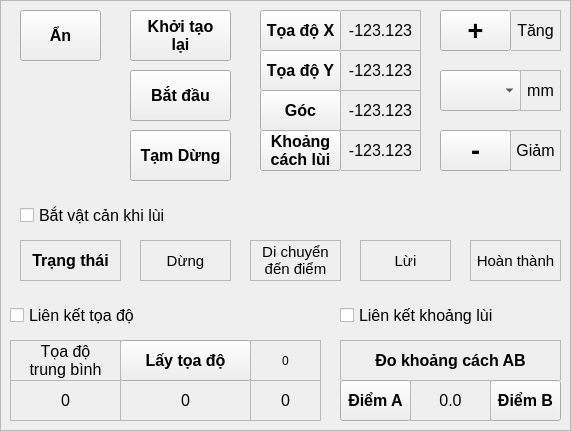
    <widget class="QFrame" name="fr_tryTarget">
     <property name="geometry">
      <rect>
       <x>320</x>
       <y>0</y>
       <width>571</width>
       <height>431</height>
      </rect>
     </property>
     <property name="autoFillBackground">
      <bool>true</bool>
     </property>
     <property name="frameShape">
      <enum>QFrame::StyledPanel</enum>
     </property>
     <property name="frameShadow">
      <enum>QFrame::Raised</enum>
     </property>
     <widget class="QLabel" name="lb_speed_2">
      <property name="geometry">
       <rect>
        <x>510</x>
        <y>10</y>
        <width>51</width>
        <height>41</height>
       </rect>
      </property>
      <property name="font">
       <font>
        <pointsize>12</pointsize>
        <weight>50</weight>
        <bold>false</bold>
       </font>
      </property>
      <property name="autoFillBackground">
       <bool>false</bool>
      </property>
      <property name="frameShape">
       <enum>QFrame::StyledPanel</enum>
      </property>
      <property name="lineWidth">
       <number>1</number>
      </property>
      <property name="midLineWidth">
       <number>0</number>
      </property>
      <property name="text">
       <string>Tăng</string>
      </property>
      <property name="scaledContents">
       <bool>false</bool>
      </property>
      <property name="alignment">
       <set>Qt::AlignCenter</set>
      </property>
      <property name="wordWrap">
       <bool>false</bool>
      </property>
      <property name="openExternalLinks">
       <bool>false</bool>
      </property>
     </widget>
     <widget class="QPushButton" name="bt_tryTarget_reset">
      <property name="geometry">
       <rect>
        <x>130</x>
        <y>10</y>
        <width>101</width>
        <height>51</height>
       </rect>
      </property>
      <property name="font">
       <font>
        <pointsize>12</pointsize>
        <weight>75</weight>
        <bold>true</bold>
       </font>
      </property>
      <property name="text">
       <string>Khởi tạo
lại</string>
      </property>
     </widget>
     <widget class="QPushButton" name="bt_tryTarget_stop">
      <property name="geometry">
       <rect>
        <x>130</x>
        <y>130</y>
        <width>101</width>
        <height>51</height>
       </rect>
      </property>
      <property name="font">
       <font>
        <pointsize>12</pointsize>
        <weight>75</weight>
        <bold>true</bold>
       </font>
      </property>
      <property name="text">
       <string>Tạm Dừng</string>
      </property>
     </widget>
     <widget class="QPushButton" name="bt_tryTarget_down">
      <property name="geometry">
       <rect>
        <x>440</x>
        <y>130</y>
        <width>71</width>
        <height>41</height>
       </rect>
      </property>
      <property name="font">
       <font>
        <family>Ubuntu</family>
        <pointsize>20</pointsize>
        <weight>75</weight>
        <bold>true</bold>
       </font>
      </property>
      <property name="focusPolicy">
       <enum>Qt::ClickFocus</enum>
      </property>
      <property name="autoFillBackground">
       <bool>true</bool>
      </property>
      <property name="text">
       <string>-</string>
      </property>
     </widget>
     <widget class="QPushButton" name="bt_tryTarget_up">
      <property name="geometry">
       <rect>
        <x>440</x>
        <y>10</y>
        <width>71</width>
        <height>41</height>
       </rect>
      </property>
      <property name="font">
       <font>
        <family>Ubuntu</family>
        <pointsize>20</pointsize>
        <weight>75</weight>
        <bold>true</bold>
       </font>
      </property>
      <property name="focusPolicy">
       <enum>Qt::ClickFocus</enum>
      </property>
      <property name="autoFillBackground">
       <bool>true</bool>
      </property>
      <property name="text">
       <string>+</string>
      </property>
     </widget>
     <widget class="QComboBox" name="cb_unit">
      <property name="geometry">
       <rect>
        <x>440</x>
        <y>70</y>
        <width>81</width>
        <height>41</height>
       </rect>
      </property>
      <property name="font">
       <font>
        <pointsize>14</pointsize>
        <stylestrategy>PreferDefault</stylestrategy>
        <kerning>false</kerning>
       </font>
      </property>
      <property name="currentText">
       <string/>
      </property>
     </widget>
     <widget class="QLabel" name="lb_speed_3">
      <property name="geometry">
       <rect>
        <x>510</x>
        <y>130</y>
        <width>51</width>
        <height>41</height>
       </rect>
      </property>
      <property name="font">
       <font>
        <pointsize>12</pointsize>
        <weight>50</weight>
        <bold>false</bold>
       </font>
      </property>
      <property name="autoFillBackground">
       <bool>false</bool>
      </property>
      <property name="frameShape">
       <enum>QFrame::StyledPanel</enum>
      </property>
      <property name="lineWidth">
       <number>1</number>
      </property>
      <property name="midLineWidth">
       <number>0</number>
      </property>
      <property name="text">
       <string>Giảm</string>
      </property>
      <property name="scaledContents">
       <bool>false</bool>
      </property>
      <property name="alignment">
       <set>Qt::AlignCenter</set>
      </property>
      <property name="wordWrap">
       <bool>false</bool>
      </property>
      <property name="openExternalLinks">
       <bool>false</bool>
      </property>
     </widget>
     <widget class="QLabel" name="lbv_unit">
      <property name="geometry">
       <rect>
        <x>520</x>
        <y>70</y>
        <width>41</width>
        <height>41</height>
       </rect>
      </property>
      <property name="font">
       <font>
        <pointsize>12</pointsize>
        <weight>50</weight>
        <bold>false</bold>
       </font>
      </property>
      <property name="autoFillBackground">
       <bool>false</bool>
      </property>
      <property name="frameShape">
       <enum>QFrame::StyledPanel</enum>
      </property>
      <property name="lineWidth">
       <number>1</number>
      </property>
      <property name="midLineWidth">
       <number>0</number>
      </property>
      <property name="text">
       <string>mm</string>
      </property>
      <property name="scaledContents">
       <bool>false</bool>
      </property>
      <property name="alignment">
       <set>Qt::AlignCenter</set>
      </property>
      <property name="wordWrap">
       <bool>false</bool>
      </property>
      <property name="openExternalLinks">
       <bool>false</bool>
      </property>
     </widget>
     <widget class="QLabel" name="lb_measureDistance">
      <property name="geometry">
       <rect>
        <x>340</x>
        <y>340</y>
        <width>221</width>
        <height>41</height>
       </rect>
      </property>
      <property name="font">
       <font>
        <pointsize>12</pointsize>
        <weight>75</weight>
        <bold>true</bold>
       </font>
      </property>
      <property name="autoFillBackground">
       <bool>false</bool>
      </property>
      <property name="frameShape">
       <enum>QFrame::StyledPanel</enum>
      </property>
      <property name="lineWidth">
       <number>1</number>
      </property>
      <property name="midLineWidth">
       <number>0</number>
      </property>
      <property name="text">
       <string>Đo khoảng cách AB</string>
      </property>
      <property name="scaledContents">
       <bool>false</bool>
      </property>
      <property name="alignment">
       <set>Qt::AlignCenter</set>
      </property>
      <property name="wordWrap">
       <bool>false</bool>
      </property>
      <property name="openExternalLinks">
       <bool>false</bool>
      </property>
     </widget>
     <widget class="QLabel" name="lbv_coorAverage_y">
      <property name="geometry">
       <rect>
        <x>120</x>
        <y>380</y>
        <width>131</width>
        <height>41</height>
       </rect>
      </property>
      <property name="font">
       <font>
        <pointsize>12</pointsize>
       </font>
      </property>
      <property name="autoFillBackground">
       <bool>false</bool>
      </property>
      <property name="frameShape">
       <enum>QFrame::StyledPanel</enum>
      </property>
      <property name="text">
       <string>0</string>
      </property>
      <property name="alignment">
       <set>Qt::AlignCenter</set>
      </property>
     </widget>
     <widget class="QPushButton" name="bt_disPointB">
      <property name="geometry">
       <rect>
        <x>490</x>
        <y>380</y>
        <width>71</width>
        <height>41</height>
       </rect>
      </property>
      <property name="font">
       <font>
        <family>Ubuntu</family>
        <pointsize>12</pointsize>
        <weight>75</weight>
        <bold>true</bold>
       </font>
      </property>
      <property name="focusPolicy">
       <enum>Qt::ClickFocus</enum>
      </property>
      <property name="autoFillBackground">
       <bool>true</bool>
      </property>
      <property name="text">
       <string>Điểm B</string>
      </property>
     </widget>
     <widget class="QPushButton" name="bt_coorAverage">
      <property name="geometry">
       <rect>
        <x>120</x>
        <y>340</y>
        <width>131</width>
        <height>41</height>
       </rect>
      </property>
      <property name="font">
       <font>
        <family>Ubuntu</family>
        <pointsize>12</pointsize>
        <weight>75</weight>
        <bold>true</bold>
       </font>
      </property>
      <property name="focusPolicy">
       <enum>Qt::ClickFocus</enum>
      </property>
      <property name="autoFillBackground">
       <bool>true</bool>
      </property>
      <property name="text">
       <string>Lấy tọa độ</string>
      </property>
     </widget>
     <widget class="QPushButton" name="bt_disPointA">
      <property name="geometry">
       <rect>
        <x>340</x>
        <y>380</y>
        <width>71</width>
        <height>41</height>
       </rect>
      </property>
      <property name="font">
       <font>
        <family>Ubuntu</family>
        <pointsize>12</pointsize>
        <weight>75</weight>
        <bold>true</bold>
       </font>
      </property>
      <property name="focusPolicy">
       <enum>Qt::ClickFocus</enum>
      </property>
      <property name="autoFillBackground">
       <bool>true</bool>
      </property>
      <property name="text">
       <string>Điểm A</string>
      </property>
     </widget>
     <widget class="QLabel" name="lbv_deltaDistance">
      <property name="geometry">
       <rect>
        <x>410</x>
        <y>380</y>
        <width>81</width>
        <height>41</height>
       </rect>
      </property>
      <property name="font">
       <font>
        <pointsize>12</pointsize>
       </font>
      </property>
      <property name="autoFillBackground">
       <bool>false</bool>
      </property>
      <property name="frameShape">
       <enum>QFrame::StyledPanel</enum>
      </property>
      <property name="text">
       <string>0.0</string>
      </property>
      <property name="alignment">
       <set>Qt::AlignCenter</set>
      </property>
     </widget>
     <widget class="QLabel" name="lbv_coorAverage_x">
      <property name="geometry">
       <rect>
        <x>10</x>
        <y>380</y>
        <width>111</width>
        <height>41</height>
       </rect>
      </property>
      <property name="font">
       <font>
        <pointsize>12</pointsize>
       </font>
      </property>
      <property name="autoFillBackground">
       <bool>false</bool>
      </property>
      <property name="frameShape">
       <enum>QFrame::StyledPanel</enum>
      </property>
      <property name="text">
       <string>0</string>
      </property>
      <property name="alignment">
       <set>Qt::AlignCenter</set>
      </property>
     </widget>
     <widget class="QLabel" name="lbv_coorAverage_r">
      <property name="geometry">
       <rect>
        <x>250</x>
        <y>380</y>
        <width>71</width>
        <height>41</height>
       </rect>
      </property>
      <property name="font">
       <font>
        <pointsize>12</pointsize>
       </font>
      </property>
      <property name="autoFillBackground">
       <bool>false</bool>
      </property>
      <property name="frameShape">
       <enum>QFrame::StyledPanel</enum>
      </property>
      <property name="text">
       <string>0</string>
      </property>
      <property name="alignment">
       <set>Qt::AlignCenter</set>
      </property>
     </widget>
     <widget class="QLabel" name="lb_coorAverage">
      <property name="geometry">
       <rect>
        <x>10</x>
        <y>340</y>
        <width>111</width>
        <height>41</height>
       </rect>
      </property>
      <property name="font">
       <font>
        <pointsize>12</pointsize>
        <weight>50</weight>
        <bold>false</bold>
       </font>
      </property>
      <property name="autoFillBackground">
       <bool>false</bool>
      </property>
      <property name="frameShape">
       <enum>QFrame::StyledPanel</enum>
      </property>
      <property name="lineWidth">
       <number>1</number>
      </property>
      <property name="midLineWidth">
       <number>0</number>
      </property>
      <property name="text">
       <string>Tọa độ
trung bình</string>
      </property>
      <property name="scaledContents">
       <bool>false</bool>
      </property>
      <property name="alignment">
       <set>Qt::AlignCenter</set>
      </property>
      <property name="wordWrap">
       <bool>false</bool>
      </property>
      <property name="openExternalLinks">
       <bool>false</bool>
      </property>
     </widget>
     <widget class="QLabel" name="lbv_coorAverage_times">
      <property name="geometry">
       <rect>
        <x>250</x>
        <y>340</y>
        <width>71</width>
        <height>41</height>
       </rect>
      </property>
      <property name="autoFillBackground">
       <bool>false</bool>
      </property>
      <property name="frameShape">
       <enum>QFrame::StyledPanel</enum>
      </property>
      <property name="text">
       <string>0</string>
      </property>
      <property name="alignment">
       <set>Qt::AlignCenter</set>
      </property>
     </widget>
     <widget class="QLabel" name="lbv_tryTarget_x">
      <property name="geometry">
       <rect>
        <x>340</x>
        <y>10</y>
        <width>81</width>
        <height>41</height>
       </rect>
      </property>
      <property name="font">
       <font>
        <pointsize>12</pointsize>
        <weight>50</weight>
        <bold>false</bold>
       </font>
      </property>
      <property name="autoFillBackground">
       <bool>false</bool>
      </property>
      <property name="frameShape">
       <enum>QFrame::StyledPanel</enum>
      </property>
      <property name="lineWidth">
       <number>1</number>
      </property>
      <property name="midLineWidth">
       <number>0</number>
      </property>
      <property name="text">
       <string>-123.123</string>
      </property>
      <property name="scaledContents">
       <bool>false</bool>
      </property>
      <property name="alignment">
       <set>Qt::AlignCenter</set>
      </property>
      <property name="wordWrap">
       <bool>false</bool>
      </property>
      <property name="openExternalLinks">
       <bool>false</bool>
      </property>
     </widget>
     <widget class="QLabel" name="lbv_tryTarget_y">
      <property name="geometry">
       <rect>
        <x>340</x>
        <y>50</y>
        <width>81</width>
        <height>41</height>
       </rect>
      </property>
      <property name="font">
       <font>
        <pointsize>12</pointsize>
        <weight>50</weight>
        <bold>false</bold>
       </font>
      </property>
      <property name="autoFillBackground">
       <bool>false</bool>
      </property>
      <property name="frameShape">
       <enum>QFrame::StyledPanel</enum>
      </property>
      <property name="lineWidth">
       <number>1</number>
      </property>
      <property name="midLineWidth">
       <number>0</number>
      </property>
      <property name="text">
       <string>-123.123</string>
      </property>
      <property name="scaledContents">
       <bool>false</bool>
      </property>
      <property name="alignment">
       <set>Qt::AlignCenter</set>
      </property>
      <property name="wordWrap">
       <bool>false</bool>
      </property>
      <property name="openExternalLinks">
       <bool>false</bool>
      </property>
     </widget>
     <widget class="QLabel" name="lbv_tryTarget_d">
      <property name="geometry">
       <rect>
        <x>340</x>
        <y>130</y>
        <width>81</width>
        <height>41</height>
       </rect>
      </property>
      <property name="font">
       <font>
        <pointsize>12</pointsize>
        <weight>50</weight>
        <bold>false</bold>
       </font>
      </property>
      <property name="autoFillBackground">
       <bool>false</bool>
      </property>
      <property name="frameShape">
       <enum>QFrame::StyledPanel</enum>
      </property>
      <property name="lineWidth">
       <number>1</number>
      </property>
      <property name="midLineWidth">
       <number>0</number>
      </property>
      <property name="text">
       <string>-123.123</string>
      </property>
      <property name="scaledContents">
       <bool>false</bool>
      </property>
      <property name="alignment">
       <set>Qt::AlignCenter</set>
      </property>
      <property name="wordWrap">
       <bool>false</bool>
      </property>
      <property name="openExternalLinks">
       <bool>false</bool>
      </property>
     </widget>
     <widget class="QPushButton" name="bt_tryTarget_x">
      <property name="geometry">
       <rect>
        <x>260</x>
        <y>10</y>
        <width>81</width>
        <height>41</height>
       </rect>
      </property>
      <property name="font">
       <font>
        <family>Ubuntu</family>
        <pointsize>12</pointsize>
        <weight>75</weight>
        <bold>true</bold>
       </font>
      </property>
      <property name="focusPolicy">
       <enum>Qt::ClickFocus</enum>
      </property>
      <property name="autoFillBackground">
       <bool>true</bool>
      </property>
      <property name="text">
       <string>Tọa độ X</string>
      </property>
     </widget>
     <widget class="QPushButton" name="bt_tryTarget_y">
      <property name="geometry">
       <rect>
        <x>260</x>
        <y>50</y>
        <width>81</width>
        <height>41</height>
       </rect>
      </property>
      <property name="font">
       <font>
        <family>Ubuntu</family>
        <pointsize>12</pointsize>
        <weight>75</weight>
        <bold>true</bold>
       </font>
      </property>
      <property name="focusPolicy">
       <enum>Qt::ClickFocus</enum>
      </property>
      <property name="autoFillBackground">
       <bool>true</bool>
      </property>
      <property name="text">
       <string>Tọa độ Y</string>
      </property>
     </widget>
     <widget class="QPushButton" name="bt_tryTarget_r">
      <property name="geometry">
       <rect>
        <x>260</x>
        <y>90</y>
        <width>81</width>
        <height>41</height>
       </rect>
      </property>
      <property name="font">
       <font>
        <family>Ubuntu</family>
        <pointsize>12</pointsize>
        <weight>75</weight>
        <bold>true</bold>
       </font>
      </property>
      <property name="focusPolicy">
       <enum>Qt::ClickFocus</enum>
      </property>
      <property name="autoFillBackground">
       <bool>true</bool>
      </property>
      <property name="text">
       <string>Góc</string>
      </property>
     </widget>
     <widget class="QPushButton" name="bt_tryTarget_d">
      <property name="geometry">
       <rect>
        <x>260</x>
        <y>130</y>
        <width>81</width>
        <height>41</height>
       </rect>
      </property>
      <property name="font">
       <font>
        <family>Ubuntu</family>
        <pointsize>12</pointsize>
        <weight>75</weight>
        <bold>true</bold>
       </font>
      </property>
      <property name="focusPolicy">
       <enum>Qt::ClickFocus</enum>
      </property>
      <property name="autoFillBackground">
       <bool>true</bool>
      </property>
      <property name="text">
       <string>Khoảng
cách lùi</string>
      </property>
     </widget>
     <widget class="QLabel" name="lbv_tryTarget_r">
      <property name="geometry">
       <rect>
        <x>340</x>
        <y>90</y>
        <width>81</width>
        <height>41</height>
       </rect>
      </property>
      <property name="font">
       <font>
        <pointsize>12</pointsize>
        <weight>50</weight>
        <bold>false</bold>
       </font>
      </property>
      <property name="autoFillBackground">
       <bool>false</bool>
      </property>
      <property name="frameShape">
       <enum>QFrame::StyledPanel</enum>
      </property>
      <property name="lineWidth">
       <number>1</number>
      </property>
      <property name="midLineWidth">
       <number>0</number>
      </property>
      <property name="text">
       <string>-123.123</string>
      </property>
      <property name="scaledContents">
       <bool>false</bool>
      </property>
      <property name="alignment">
       <set>Qt::AlignCenter</set>
      </property>
      <property name="wordWrap">
       <bool>false</bool>
      </property>
      <property name="openExternalLinks">
       <bool>false</bool>
      </property>
     </widget>
     <widget class="QCheckBox" name="ck_linkOffset">
      <property name="geometry">
       <rect>
        <x>340</x>
        <y>300</y>
        <width>171</width>
        <height>31</height>
       </rect>
      </property>
      <property name="font">
       <font>
        <pointsize>12</pointsize>
       </font>
      </property>
      <property name="text">
       <string>Liên kết khoảng lùi</string>
      </property>
     </widget>
     <widget class="QCheckBox" name="ck_linkCoor">
      <property name="geometry">
       <rect>
        <x>10</x>
        <y>300</y>
        <width>141</width>
        <height>31</height>
       </rect>
      </property>
      <property name="font">
       <font>
        <pointsize>12</pointsize>
       </font>
      </property>
      <property name="text">
       <string>Liên kết tọa độ</string>
      </property>
     </widget>
     <widget class="QLabel" name="lb_speed_20">
      <property name="geometry">
       <rect>
        <x>20</x>
        <y>240</y>
        <width>101</width>
        <height>41</height>
       </rect>
      </property>
      <property name="font">
       <font>
        <pointsize>12</pointsize>
        <weight>75</weight>
        <bold>true</bold>
       </font>
      </property>
      <property name="autoFillBackground">
       <bool>false</bool>
      </property>
      <property name="frameShape">
       <enum>QFrame::StyledPanel</enum>
      </property>
      <property name="lineWidth">
       <number>1</number>
      </property>
      <property name="midLineWidth">
       <number>0</number>
      </property>
      <property name="text">
       <string>Trạng thái</string>
      </property>
      <property name="scaledContents">
       <bool>false</bool>
      </property>
      <property name="alignment">
       <set>Qt::AlignCenter</set>
      </property>
      <property name="wordWrap">
       <bool>false</bool>
      </property>
      <property name="openExternalLinks">
       <bool>false</bool>
      </property>
     </widget>
     <widget class="QLabel" name="lb_speed_21">
      <property name="geometry">
       <rect>
        <x>140</x>
        <y>240</y>
        <width>91</width>
        <height>41</height>
       </rect>
      </property>
      <property name="font">
       <font>
        <pointsize>11</pointsize>
        <weight>50</weight>
        <bold>false</bold>
       </font>
      </property>
      <property name="autoFillBackground">
       <bool>false</bool>
      </property>
      <property name="frameShape">
       <enum>QFrame::StyledPanel</enum>
      </property>
      <property name="lineWidth">
       <number>1</number>
      </property>
      <property name="midLineWidth">
       <number>0</number>
      </property>
      <property name="text">
       <string>Dừng</string>
      </property>
      <property name="scaledContents">
       <bool>false</bool>
      </property>
      <property name="alignment">
       <set>Qt::AlignCenter</set>
      </property>
      <property name="wordWrap">
       <bool>false</bool>
      </property>
      <property name="openExternalLinks">
       <bool>false</bool>
      </property>
     </widget>
     <widget class="QLabel" name="lb_speed_22">
      <property name="geometry">
       <rect>
        <x>250</x>
        <y>240</y>
        <width>91</width>
        <height>41</height>
       </rect>
      </property>
      <property name="font">
       <font>
        <pointsize>11</pointsize>
        <weight>50</weight>
        <bold>false</bold>
       </font>
      </property>
      <property name="autoFillBackground">
       <bool>false</bool>
      </property>
      <property name="frameShape">
       <enum>QFrame::StyledPanel</enum>
      </property>
      <property name="lineWidth">
       <number>1</number>
      </property>
      <property name="midLineWidth">
       <number>0</number>
      </property>
      <property name="text">
       <string>Di chuyển
đến điểm</string>
      </property>
      <property name="scaledContents">
       <bool>false</bool>
      </property>
      <property name="alignment">
       <set>Qt::AlignCenter</set>
      </property>
      <property name="wordWrap">
       <bool>false</bool>
      </property>
      <property name="openExternalLinks">
       <bool>false</bool>
      </property>
     </widget>
     <widget class="QPushButton" name="bt_tryTarget_start">
      <property name="geometry">
       <rect>
        <x>130</x>
        <y>70</y>
        <width>101</width>
        <height>51</height>
       </rect>
      </property>
      <property name="font">
       <font>
        <pointsize>12</pointsize>
        <weight>75</weight>
        <bold>true</bold>
       </font>
      </property>
      <property name="text">
       <string>Bắt đầu</string>
      </property>
     </widget>
     <widget class="QLabel" name="lb_speed_23">
      <property name="geometry">
       <rect>
        <x>360</x>
        <y>240</y>
        <width>91</width>
        <height>41</height>
       </rect>
      </property>
      <property name="font">
       <font>
        <pointsize>11</pointsize>
        <weight>50</weight>
        <bold>false</bold>
       </font>
      </property>
      <property name="autoFillBackground">
       <bool>false</bool>
      </property>
      <property name="frameShape">
       <enum>QFrame::StyledPanel</enum>
      </property>
      <property name="lineWidth">
       <number>1</number>
      </property>
      <property name="midLineWidth">
       <number>0</number>
      </property>
      <property name="text">
       <string>Lừi</string>
      </property>
      <property name="scaledContents">
       <bool>false</bool>
      </property>
      <property name="alignment">
       <set>Qt::AlignCenter</set>
      </property>
      <property name="wordWrap">
       <bool>false</bool>
      </property>
      <property name="openExternalLinks">
       <bool>false</bool>
      </property>
     </widget>
     <widget class="QLabel" name="lb_speed_24">
      <property name="geometry">
       <rect>
        <x>470</x>
        <y>240</y>
        <width>91</width>
        <height>41</height>
       </rect>
      </property>
      <property name="font">
       <font>
        <pointsize>11</pointsize>
        <weight>50</weight>
        <bold>false</bold>
       </font>
      </property>
      <property name="autoFillBackground">
       <bool>false</bool>
      </property>
      <property name="frameShape">
       <enum>QFrame::StyledPanel</enum>
      </property>
      <property name="lineWidth">
       <number>1</number>
      </property>
      <property name="midLineWidth">
       <number>0</number>
      </property>
      <property name="text">
       <string>Hoàn thành</string>
      </property>
      <property name="scaledContents">
       <bool>false</bool>
      </property>
      <property name="alignment">
       <set>Qt::AlignCenter</set>
      </property>
      <property name="wordWrap">
       <bool>false</bool>
      </property>
      <property name="openExternalLinks">
       <bool>false</bool>
      </property>
     </widget>
     <widget class="QPushButton" name="bt_tryTarget_hide">
      <property name="geometry">
       <rect>
        <x>20</x>
        <y>10</y>
        <width>81</width>
        <height>51</height>
       </rect>
      </property>
      <property name="font">
       <font>
        <pointsize>12</pointsize>
        <weight>75</weight>
        <bold>true</bold>
       </font>
      </property>
      <property name="text">
       <string>Ẩn</string>
      </property>
     </widget>
     <widget class="QCheckBox" name="ck_tryTarget_safety">
      <property name="geometry">
       <rect>
        <x>20</x>
        <y>200</y>
        <width>161</width>
        <height>31</height>
       </rect>
      </property>
      <property name="font">
       <font>
        <pointsize>12</pointsize>
       </font>
      </property>
      <property name="text">
       <string>Bắt vật cản khi lùi</string>
      </property>
     </widget>
    </widget>
